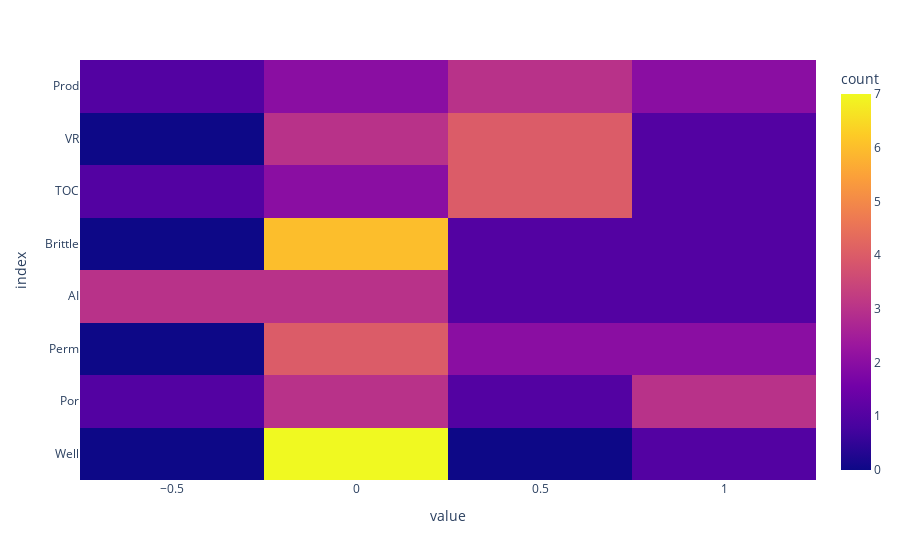

The notebook cell this image was saved under:
### Markdown cell above
**Критерии оценивания:**
- Задание выполнено верно, учтены все условия (**2 балла**): 
    * приведён код для расчёта корреляционной матрицы;
    * приведён код для визуализации корреляционной матрицы в виде тепловой карты;
    * рассчитаны ранг и определитель корреляционной матрицы;
    * предоставлены обоснованные ответы на все поставленные вопросы. 

- Задание выполнено верно, но не учтено одно условие (**1 балл**).
- Задание выполнено неверно, не учтено несколько условий (**0 баллов**).

### Code cell
corr_data = data.corr()


fig = px.density_heatmap(
    corr_data,
    x=corr_data.columns,
)
fig.show()

### Figure 1 — Plotly figure (JSON) as saved in the notebook; plotly's stock layout.template omitted (floating-point values rounded to 4 significant figures)
{"data": [{"coloraxis": "coloraxis", "hovertemplate": "value=%{x}<br>index=%{y}<br>count=%{z}<extra></extra>", "name": "", "type": "histogram2d", "x": [1, 0.06893, 0.07793, 0.04148, -0.07925, 0.02262, -0.007279, 0.02682, 0.06893, 1, 0.7605, -0.4615, -0.2186, 0.7118, 0.1119, 0.8619, 0.07793, 0.7605, 1, -0.2396, -0.124, 0.4717, 0.05102, 0.7274, 0.04148, -0.4615, -0.2396, 1, 0.1276, -0.5319, 0.4991, -0.3908, -0.07925, -0.2186, -0.124, 0.1276, 1, -0.2143, 0.3179, 0.2372, 0.02262, 0.7118, 0.4717, -0.5319, -0.2143, 1, 0.2995, 0.6544, -0.007279, 0.1119, 0.05102, 0.4991, 0.3179, 0.2995, 1, 0.3232, 0.02682, 0.8619, 0.7274, -0.3908, 0.2372, 0.6544, 0.3232, 1], "xaxis": "x", "xbingroup": "x", "y": ["Well", "Por", "Perm", "AI", "Brittle", "TOC", "VR", "Prod", "Well", "Por", "Perm", "AI", "Brittle", "TOC", "VR", "Prod", "Well", "Por", "Perm", "AI", "Brittle", "TOC", "VR", "Prod", "Well", "Por", "Perm", "AI", "Brittle", "TOC", "VR", "Prod", "Well", "Por", "Perm", "AI", "Brittle", "TOC", "VR", "Prod", "Well", "Por", "Perm", "AI", "Brittle", "TOC", "VR", "Prod", "Well", "Por", "Perm", "AI", "Brittle", "TOC", "VR", "Prod", "Well", "Por", "Perm", "AI", "Brittle", "TOC", "VR", "Prod"], "yaxis": "y", "ybingroup": "y"}], "layout": {"coloraxis": {"colorbar": {"title": {"text": "count"}}, "colorscale": [[0, "#0d0887"], [0.1111, "#46039f"], [0.2222, "#7201a8"], [0.3333, "#9c179e"], [0.4444, "#bd3786"], [0.5556, "#d8576b"], [0.6667, "#ed7953"], [0.7778, "#fb9f3a"], [0.8889, "#fdca26"], [1, "#f0f921"]]}, "legend": {"tracegroupgap": 0}, "margin": {"t": 60}, "xaxis": {"anchor": "y", "domain": [0, 1], "title": {"text": "value"}}, "yaxis": {"anchor": "x", "domain": [0, 1], "title": {"text": "index"}}}}
